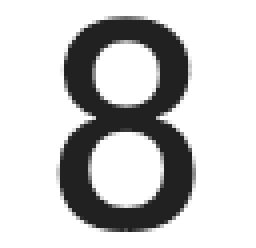
#> input picture Feb 11 Pitch Update/8.png, 64 x 62 px (shown 4 times larger)
$ jupyter execute --allow-errors Project_Pitch_1_Workspace.ipynb
#> lines starting #> are read from the running program, lines starting #| are printed output that depends on the picture
[cell 1]
import pandas as pd
from matplotlib import pyplot as plt

[cell 2]
from sklearn.datasets import load_digits
digits = load_digits()
digits.keys()

[cell 3]
digits['data'].shape

[cell 4]
digits['target'].shape

[cell 5]
fig, ax = plt.subplots(1)
i = 200

ax.imshow(digits['data'][i].reshape(8, 8), cmap = plt.cm.binary)
ax.set(title = "True digit: " + str(digits['target'][i]))
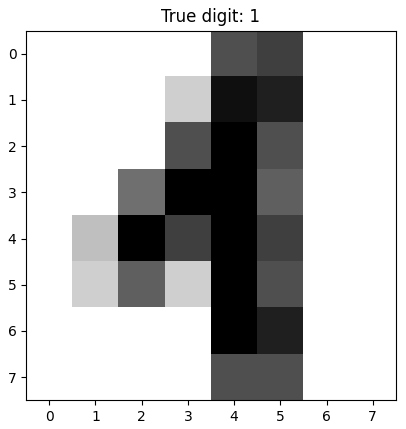
#> figure drawn by matplotlib, 1 panel

[cell 6]
from sklearn.model_selection import train_test_split
X_train, X_test, y_train, y_test = train_test_split(digits.data, digits.target)

[cell 7]
from sklearn.linear_model import LogisticRegression
from sklearn.model_selection import cross_val_score

m = LogisticRegression(random_state = 0, solver = "liblinear")
cross_val_score(m, X_train, y_train, cv = 10).mean()

[cell 8]
m.fit(X_train, y_train)
y_train_pred = m.predict(X_train)
y_train_pred

[cell 9]
m.score(X_test, y_test)

[cell 10]
from sklearn.neural_network import MLPClassifier

nn = MLPClassifier(solver = "lbfgs",
                   alpha = 1e-5,
                   hidden_layer_sizes = (100, 100, 100, 100),
                   random_state = 0)

nn.fit(X_train, y_train)

[cell 11]
nn.score(X_test, y_test)

[cell 12]
from sklearn.ensemble import RandomForestClassifier

RFC = RandomForestClassifier(n_estimators = 1000)

[cell 13]
RFC.fit(X_train, y_train)
RFC.score(X_test, y_test)

[cell 14]
# This is a cell for reading the digit files, storing them into np arrays.

import numpy as np
import glob
import os

# 1. Specify the folder containing your .txt files
folder = "/Users/jaeuchoi/Downloads/mnist-model/sample-data"  # Change to your folder path

# 2. Get a list of all .txt files in the folder
txt_files = glob.glob(os.path.join(folder, "*.txt"))

# Prepare a list to hold each flattened array, and their filenames in same order
flattened_arrays = []
filenames = []


def get_filename_without_extension(path):
  """
  Returns the base filename without the extension from a given path.
  """
  filename = os.path.basename(path)
  name_without_extension, extension = os.path.splitext(filename)
  return name_without_extension


# 3. Loop over each .txt file, load it, flatten (reshape to single row)
for file_path in txt_files:
    # Load the data as a NumPy array
    data = np.loadtxt(file_path)

    # Reshape to a single row (or you could use data.flatten())
    # data.reshape(1, -1) ensures it becomes shape (1, num_elements)
    data_row = data.reshape(1, -1)

    # Collect the flattened row
    flattened_arrays.append(data_row)

    filenames.append(get_filename_without_extension(file_path))

# 4. Stack all rows to form one 2D array
# If each file's data has shape (1, n), then combined_data will have shape (num_files, n)
#> (the rest of this cell did not finish here and is left out)

[cell 15]
# This is a cell for using our trained model to predict number from digit files.

# choose random number from np.array of numbers
import random

#> (the rest of this cell did not finish here and is left out)

[cell 16]
def digit_predictor(digit_data, digit_number):
    '''
    Function that actually predicts digit with digit data and compares with its true value.

    Accepts:
    digit data of (64,) (numpy 1-D array)
    true number of that digit_data (Int)

    Returns:
    prints predicted digit of several models and draws plot of the digit data
    '''

    # Change 1-D array to 2-D array with single row
    digit_data = digit_data.reshape(1,-1)

    # Predict!

    print(f'Predictions:\n1. Logistic Regression: {m.predict(digit_data)[0]}\n2. Neural Network: {nn.predict(digit_data)[0]}\n3. Random Forest Classifier: {RFC.predict(digit_data)[0]}')

    # drawing plot of digit data
    fig, ax = plt.subplots(1)
    i = 200

    ax.imshow(digit_data.reshape(8, 8), cmap = plt.cm.binary)
    ax.set(title = "True digit: " + str(digit_number))

[cell 17]
i = random.randint(1, len(digits['data']))
digit_predictor(digits['data'][i], digits['target'][i])
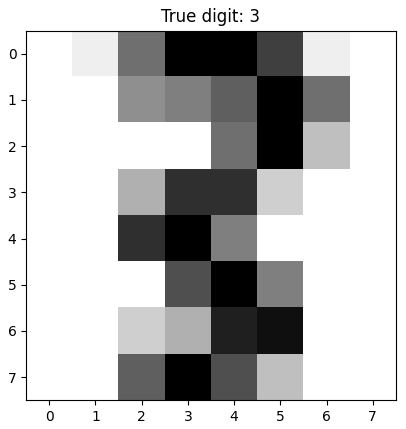
#> figure drawn by matplotlib, 1 panel

[cell 18]
import numpy as np
from PIL import Image

def image_to_8x8_array(filepath):
    """
    Convert a handwritten digit image (at 'filepath') into an 8x8 grayscale
    array where 0 = white and 16 = black.
    """
#> called with filepath = '8.png'
    # 1. Load image and convert to grayscale (0=black, 255=white by default)
    img = Image.open(filepath).convert("L")

    # 2. Resize to 8x8
    img = img.resize((8, 8), resample=1) # resample = 1 means downscaling uses LANCZOS algorithm

    # 3. Convert to a NumPy array of shape (8,8), range 0–255
    arr = np.array(img)

    # 4. Invert if you want 0 for white, 255 for black
    #    Since by default 0=black and 255=white in Pillow,
    #    we flip it so 0=white and 255=black:
    arr_inverted = 255 - arr

    # 5. Scale from [0..255] to [0..16]
    #    Using integer division (floor) for discrete levels
    arr_8x8 = arr_inverted // 16  # integer in [0..16]

    return arr_8x8

[cell 19]
# Example usage:

file_path = "8.png"  # replace with your actual image file
digit_array = image_to_8x8_array(file_path)
print(digit_array)
#| [[ 0  0  1  7  6  0  0  0]
#|  [ 0  0 10  7  8  9  0  0]
#|  [ 0  1 12  0  0 12  0  0]
#|  [ 0  0  6 11 11  5  0  0]
#|  [ 0  0  9  6  6  9  0  0]
#|  [ 0  3 12  0  0 12  1  0]
#|  [ 0  0 11  7  8 11  0  0]
#|  [ 0  0  1  7  7  1  0  0]]
print("Array shape:", digit_array.shape)
#| Array shape: (8, 8)
print("Unique values:", np.unique(digit_array))
#| Unique values: [ 0  1  3  5  6  7  8  9 10 11 12]

[cell 20]
digit_array = digit_array.reshape(1,-1)
digit_predictor(digit_array, 8)
#| Predictions:
#| 1. Logistic Regression: 8
#| 2. Neural Network: 0
#| 3. Random Forest Classifier: 8
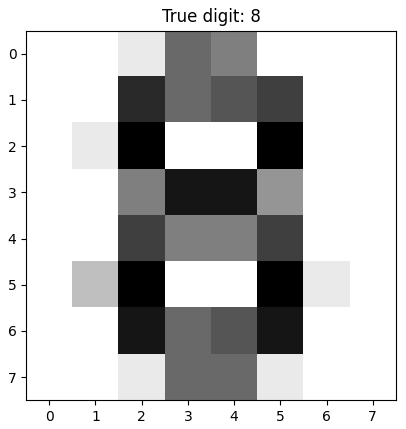
#> figure drawn by matplotlib, 1 panel

$ run again, with Feb 11 Pitch Update/3.png copied over Feb 11 Pitch Update/8.png
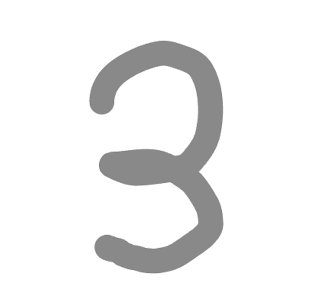
#> input picture Feb 11 Pitch Update/3.png, 321 x 297 px
#| [[0 0 0 0 0 0 0 0]
#|  [0 0 1 4 4 1 0 0]
#|  [0 0 4 0 1 4 0 0]
#|  [0 0 0 0 1 3 0 0]
#|  [0 0 2 6 6 1 0 0]
#|  [0 0 0 0 2 3 0 0]
#> (further printed lines are left out)
#| Array shape: (8, 8)
#| Unique values: [0 1 2 3 4 6]
#| Predictions:
#| 1. Logistic Regression: 9
#| 2. Neural Network: 8
#| 3. Random Forest Classifier: 3
#> `[cell 20] digit_array = digit_array.reshape(1,-1) digit_predictor(digi..`:
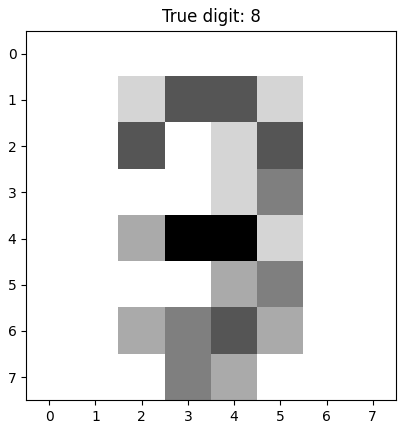
#> figure drawn by matplotlib, 1 panel

$ run again, with Feb 11 Pitch Update/5.png copied over Feb 11 Pitch Update/8.png
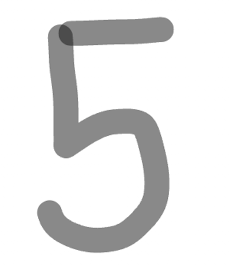
#> input picture Feb 11 Pitch Update/5.png, 230 x 270 px
#| [[0 0 3 3 3 3 0 0]
#|  [0 2 6 2 3 2 0 0]
#|  [0 2 4 0 0 0 0 0]
#|  [0 1 6 4 5 2 0 0]
#|  [0 0 4 1 2 5 0 0]
#|  [0 0 0 0 0 6 0 0]
#> (further printed lines are left out)
#| Array shape: (8, 8)
#| Unique values: [0 1 2 3 4 5 6]
#| Predictions:
#| 1. Logistic Regression: 5
#| 2. Neural Network: 5
#| 3. Random Forest Classifier: 5
#> `[cell 20] digit_array = digit_array.reshape(1,-1) digit_predictor(digi..`:
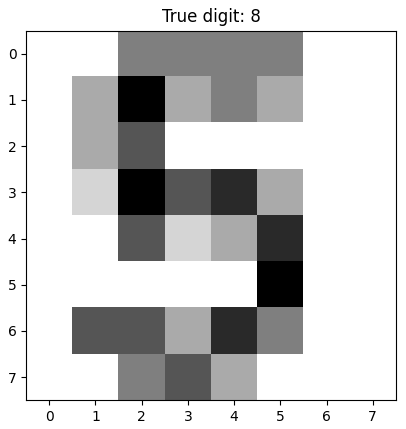
#> figure drawn by matplotlib, 1 panel

$ run again, with Feb 11 Pitch Update/6.png copied over Feb 11 Pitch Update/8.png
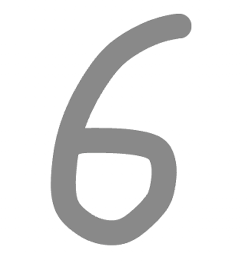
#> input picture Feb 11 Pitch Update/6.png, 248 x 265 px
#| [[0 0 0 0 2 4 0 0]
#|  [0 0 0 4 5 2 0 0]
#|  [0 0 3 4 0 0 0 0]
#|  [0 0 6 1 1 0 0 0]
#|  [0 2 6 4 5 3 0 0]
#|  [0 3 3 0 1 5 0 0]
#> (further printed lines are left out)
#| Array shape: (8, 8)
#| Unique values: [0 1 2 3 4 5 6]
#| Predictions:
#| 1. Logistic Regression: 5
#| 2. Neural Network: 4
#| 3. Random Forest Classifier: 5
#> `[cell 20] digit_array = digit_array.reshape(1,-1) digit_predictor(digi..`:
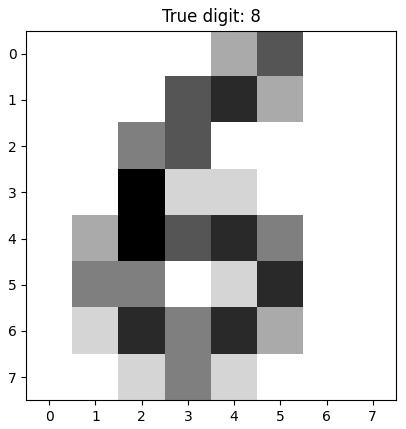
#> figure drawn by matplotlib, 1 panel
